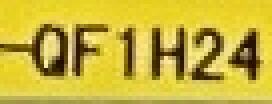
#> input picture train_data/crop_img/wire_1203_crop_1.jpg, 68 x 26 px, given as the content of the folder in503/why/yolov5-6.0/runs/detect/exp3/crops/device_yellow_v/, which was not available (shown 4 times larger)
$ python data_processing.py
#> lines starting #> are read from the running program, lines starting #| are printed output that depends on the picture
# -*- coding: utf-8 -*-
#########################æ¹éæè½¬å¾ç####################
# mv ./* "/home/admin503/why/PaddleOCR/Crop_img/"
import os
from PIL import Image
def rotate_pic():
    input_path = "/home/admin503/why/yolov5-6.0/runs/detect/exp3/crops/device_yellow_v/"
    #input_path = "/home/admin503/why/yolov5-6.0/runs/detect/exp3/crops/wire_white_v/"

    output_path = "/home/admin503/why/PaddleOCR/Crop_img/"  # è¾åºæä»¶å¤¹åç§?

    filelist=os.listdir(input_path) #è¿åæå®çæä»¶å¤¹åå«çæä»¶ææä»¶å¤¹çåå­çåè¡¨ãè¿ä¸ªåè¡¨ä»¥å­æ¯é¡ºåºã?

    for img in filelist:
        img_name = os.path.splitext(img)[0]  # è·åä¸å åç¼åçæä»¶å?

        img_path = os.path.join(input_path, img)
        print(img_path)  # æå°æ¥çæä»¶å?
        im = Image.open(img_path)
#> im is the input picture: PIL image 68x26 RGB; mean R, G, B 200.5, 180.1, 59.5
        im = im.convert("RGB")  # æPNGæ ¼å¼è½¬æ¢æçåééè½¬æRGBçä¸éé
        im_rotate = im.rotate(90, expand=1)  # éæ¶éæè½?0åº?expand=1è¡¨ç¤ºåå¾ç´æ¥æè½¬
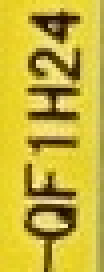
#> im_rotate: PIL image 26x68 RGB (shown 4 times larger); mean R, G, B 200.5, 180.1, 59.5
        # å¤æ­è¾åºæä»¶å¤¹æ¯å¦å·²å­å¨ï¼ä¸å­å¨ååå»ºã?
        folder = os.path.exists(output_path)
        if not folder:
            os.makedirs(output_path)
        # ææè½¬åçå¾çå­å¥è¾åºæä»¶å¤¹
        #im_rotate.save(output_path + '/' + img_name + '_rotated' + '.jpg')
        im_rotate.save(output_path + '/' + img_name + '.jpg')
    print('ææå¾çåå·²æè½¬å®æ¯ï¼å¹¶å­å¥è¾åºæä»¶å¤¹')
rotate_pic()

# [276 lines of commented-out code are left out]

$ run again, on train_data/crop_img/wire_549_crop_0.jpg
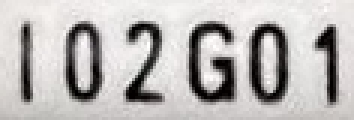
#> input picture train_data/crop_img/wire_549_crop_0.jpg, 118 x 40 px, given as the content of the folder in503/why/yolov5-6.0/runs/detect/exp3/crops/device_yellow_v/, which was not available (shown 3 times larger)
#> in rotate_pic, im is the input picture: PIL image 118x40 RGB; mean R, G, B 185.7, 182.6, 181.1
#> in rotate_pic, `im_rotate = im.rotate(90, expand=1)`:
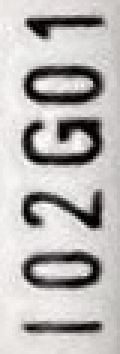
#> im_rotate: PIL image 40x118 RGB (shown 3 times larger); mean R, G, B 185.7, 182.6, 181.1

$ run again, on train_data/crop_img/wire_6145_crop_0.jpg
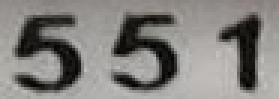
#> input picture train_data/crop_img/wire_6145_crop_0.jpg, 93 x 33 px, given as the content of the folder in503/why/yolov5-6.0/runs/detect/exp3/crops/device_yellow_v/, which was not available (shown 3 times larger)
#> in rotate_pic, im is the input picture: PIL image 93x33 RGB; mean R, G, B 130.1, 127.9, 124.6
#> in rotate_pic, `im_rotate = im.rotate(90, expand=1)`:
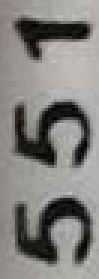
#> im_rotate: PIL image 33x93 RGB (shown 3 times larger); mean R, G, B 130.1, 127.9, 124.6

$ run again, on train_data/crop_img/wire_8442_crop_0.jpg
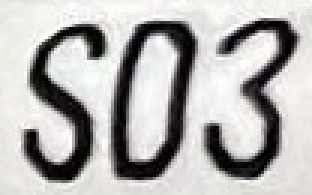
#> input picture train_data/crop_img/wire_8442_crop_0.jpg, 104 x 65 px, given as the content of the folder in503/why/yolov5-6.0/runs/detect/exp3/crops/device_yellow_v/, which was not available (shown 3 times larger)
#> in rotate_pic, im is the input picture: PIL image 104x65 RGB; mean R, G, B 179.7, 177.7, 176.3
#> in rotate_pic, `im_rotate = im.rotate(90, expand=1)`:
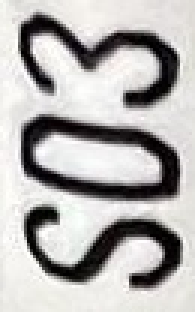
#> im_rotate: PIL image 65x104 RGB (shown 3 times larger); mean R, G, B 179.7, 177.7, 176.3
